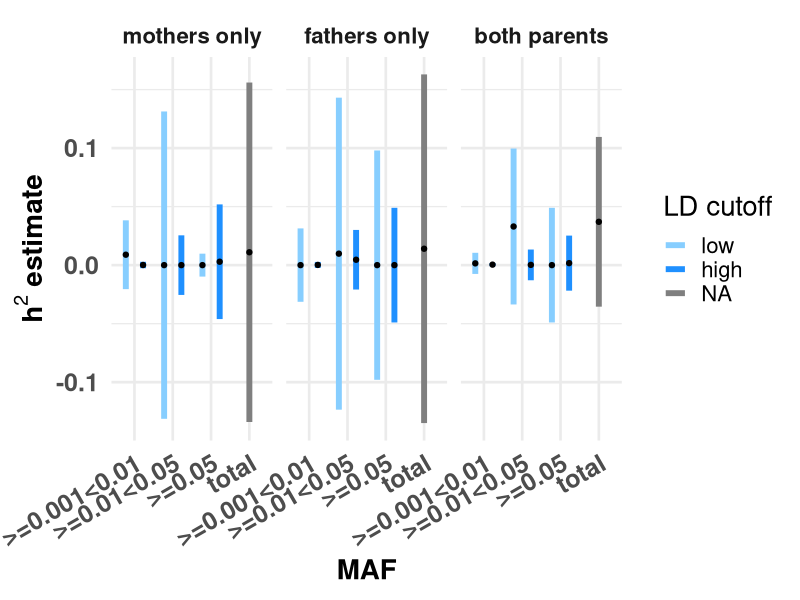

This figure's R source:
library(vroom)
library(tidyverse)


h2_ests_long = vroom("estimate_h2_ldms_dnm_counts.txt", 
                     delim="\t") %>%
  mutate(maf_bin=ifelse(maf_bin %in% c("0.001-0.01", "0.01-0.05", "0.05-1"), y=maf_bin,n="none"),
         ld_bin=ifelse(ld_bin %in% c("low", "high"), y=ld_bin,n="none"), 
         parent_subset=case_when(individual_subset == "mother" ~ "mothers only", 
                                 individual_subset == "father" ~ "fathers only", 
                                 individual_subset == "sex_concat" ~ "both parents")) %>%
  mutate(parent_subset= factor(parent_subset, 
                                   levels = c("mothers only", "fathers only", "both parents") ), 
         maf_bin=factor(maf_bin, levels=c("0.001-0.01", "0.01-0.05", "0.05-1", "total")), 
         ld_bin=factor(ld_bin, levels= c("low", "high", "total")))


maf_bins_labs = data.frame(maf_bin = unique(h2_ests_long[["maf_bin"]]), 
                           maf_bin_lab = c( ">=0.001<0.01", ">=0.01<0.05" , ">=0.05", "total")) 

h2_ests_long = h2_ests_long %>%
  left_join(., maf_bins_labs) %>%
  mutate(maf_bin_lab=factor(maf_bin_lab, levels=c( ">=0.001<0.01", ">=0.01<0.05" , ">=0.05", "total")))

maf_colors=c("0.001-0.01"="#87CEFF", "0.01-0.05" = "#1F90FF", "0.05-1"= "#191870")
ld_colors=c("low"="#87CEFF", "high"= "#1F90FF", "none"="azure3")

h2_ests_long %>%
  ggplot(., aes(x=maf_bin_lab, y=h2, group=ld_bin)) +
  geom_errorbar(aes(ymin=h2 - 1.96 * se, 
                    ymax=h2 + 1.96 * se, color=ld_bin), 
                position = position_dodge(0.9), linewidth=2, width=0) +
  scale_color_manual(values=ld_colors) +
  geom_point(size=1.5, position = position_dodge(0.9), color="black") +
  facet_wrap(~parent_subset) + 
  theme_minimal(base_size = 20) + 
  theme(panel.grid.minor.x = element_blank(), 
        axis.title = element_text(face="bold"), 
        axis.text = element_text(face="bold",  size = 18), 
        axis.text.x= element_text(angle=30, hjust=1, vjust=1), 
        strip.text.x = element_text(face="bold")) + 
  labs(color="LD cutoff", y=expression(bold(paste(h^2, " estimate"))), x="MAF")
